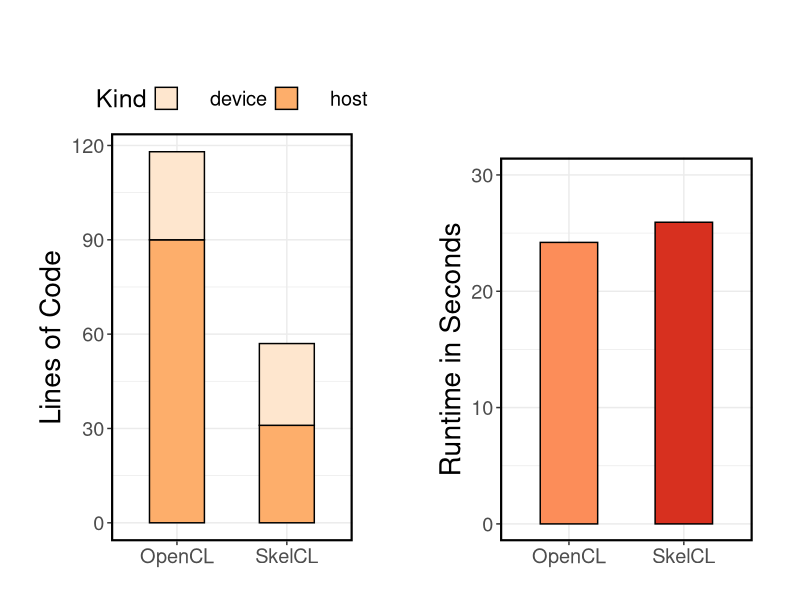
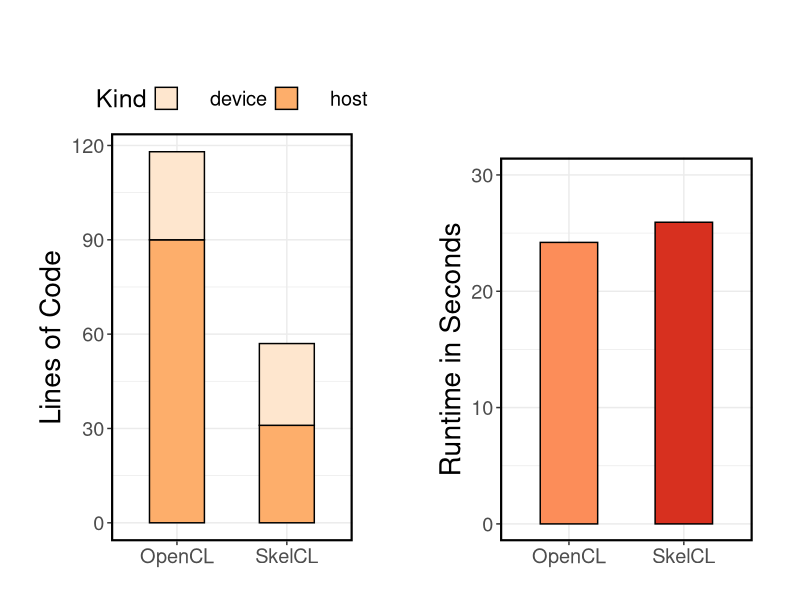

Reproduce these figures in R, in order.
require('ggplot2')
require('grid')


# Multiple plot function
#
# ggplot objects can be passed in ..., or to plotlist (as a list of ggplot objects)
# - cols:   Number of columns in layout
# - layout: A matrix specifying the layout. If present, 'cols' is ignored.
#
# If the layout is something like matrix(c(1,2,3,3), nrow=2, byrow=TRUE),
# then plot 1 will go in the upper left, 2 will go in the upper right, and
# 3 will go all the way across the bottom.
#
multiplot <- function(..., plotlist=NULL, file, cols=1, layout=NULL) {
  library(grid)
  
  # Make a list from the ... arguments and plotlist
  plots <- c(list(...), plotlist)
  
  numPlots = length(plots)
  
  # If layout is NULL, then use 'cols' to determine layout
  if (is.null(layout)) {
    # Make the panel
    # ncol: Number of columns of plots
    # nrow: Number of rows needed, calculated from # of cols
    layout <- matrix(seq(1, cols * ceiling(numPlots/cols)),
                     ncol = cols, nrow = ceiling(numPlots/cols))
  }
  
  if (numPlots==1) {
    print(plots[[1]])
    
  } else {
    # Set up the page
    grid.newpage()
    pushViewport(viewport(layout = grid.layout(nrow(layout), ncol(layout))))
    
    # Make each plot, in the correct location
    for (i in 1:numPlots) {
      # Get the i,j matrix positions of the regions that contain this subplot
      matchidx <- as.data.frame(which(layout == i, arr.ind = TRUE))
      
      print(plots[[i]], vp = viewport(layout.pos.row = matchidx$row,
                                      layout.pos.col = matchidx$col))
    }
  }
}



# row.names = NULL forces numbering of the lines and, thus, preserves the order
data <- read.csv("results.csv", sep=";", comment.char="#", header=TRUE, row.names=NULL)

#rownumbers <- as.integer(row.names(performance))

# ====Default settins====
theme <- theme_bw() +
  theme(text = element_text(size = 18),
        axis.title = element_text(size = rel(1.125), vjust = 1),
        #axis.text.x = element_text(angle = 45, vjust = 0.7),
        panel.border = element_rect(linetype = "solid", colour = "black", size = 1.5),
        plot.margin = unit(c(2,1.2,0,1), 'cm'),
        legend.position="top",
        strip.background = element_rect(colour = "black", fill = "white", size = 1.5))


lines <- data[data$Type == "   lines",]
labs <- labs(x = "", y = "Lines of Code")
# create plot
lPlot <- ggplot(na.omit(lines), aes(x=Version, y=value, fill=Kind)) +
  geom_bar(color="black", width=.5, stat = "identity") +
  scale_fill_manual(values=c("#fee6ce", "#fdae6b")) + #"#e6550d", 
  scale_x_discrete() + theme + labs


#scale_color_manual(values=c("#fdcc8a", "#fc8d59", "#d7301f"))
runtime <- data[data$Type == "   runtime",]
labs <- labs(x = "", y = "Runtime in Seconds")
# create plot
rPlot <- ggplot(na.omit(runtime), aes(x=Version, y=value, fill=Version)) +
  geom_bar(color="black", width=.5, stat = "identity") +
  scale_fill_manual(values=c("#fc8d59", "#d7301f")) +
  scale_y_continuous(limits=c(0,30)) +
  scale_x_discrete() + theme + theme(plot.margin = unit(c(4,1.2,0,1), 'cm'),
                                     legend.position="none") + labs

pdf("mandelbrot.pdf", width = 8, height = 5)

multiplot(lPlot, rPlot, cols=2)
dev.off()
multiplot(lPlot, rPlot, cols=2)
